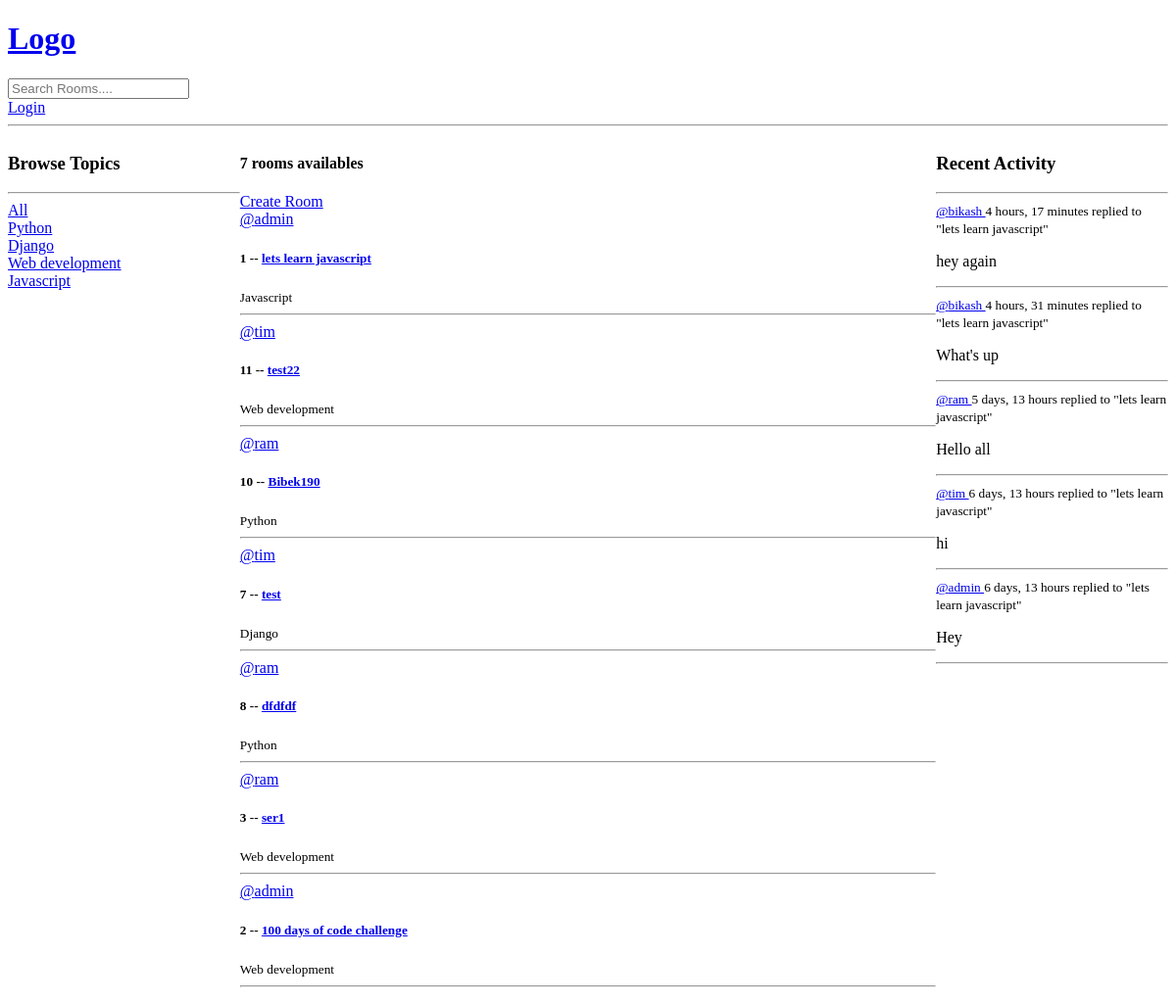
Before: / with the older database file.
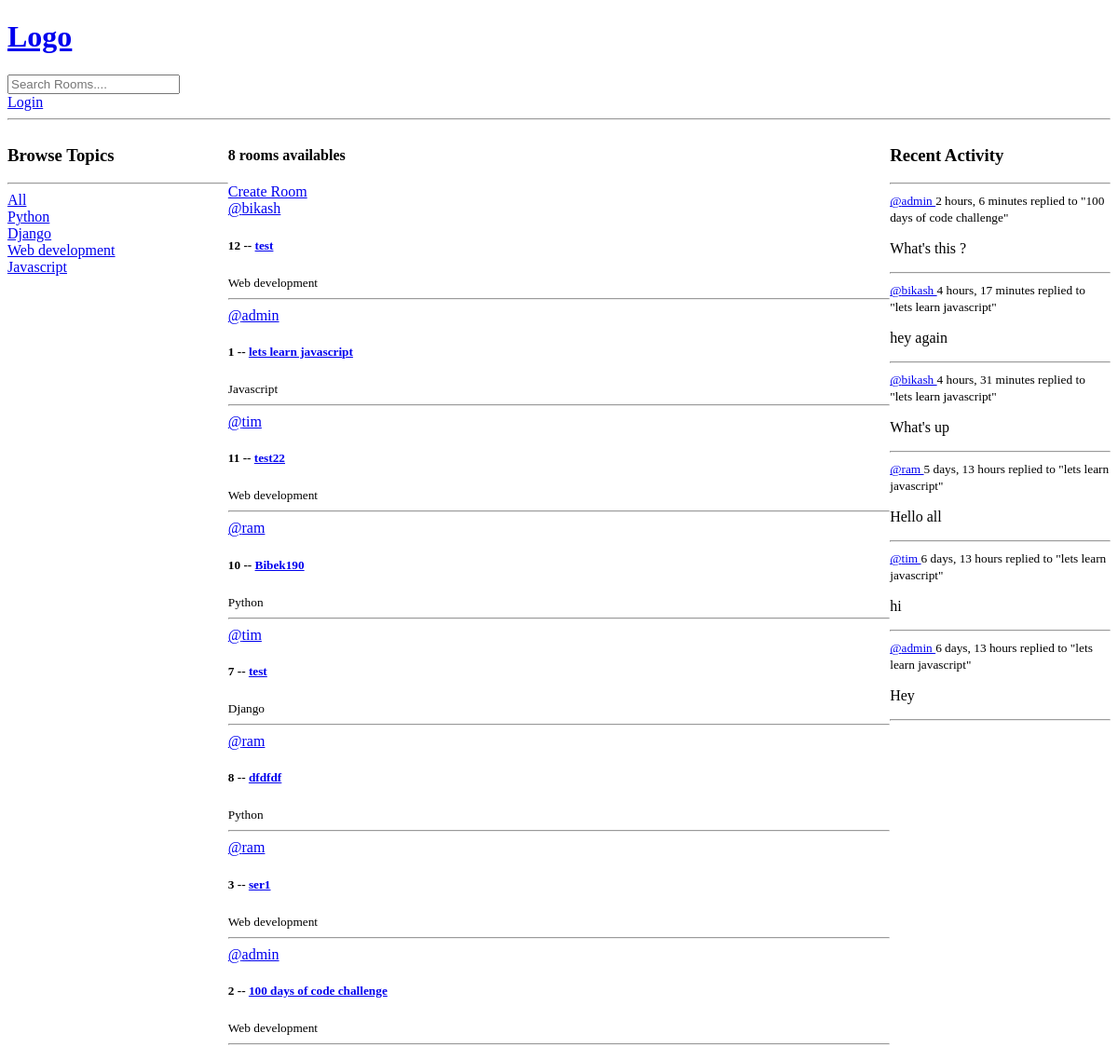
After: the same page with the newer database file.
### base/models.py (models this page shows, shortened)
class Topic(models.Model):
    name = models.CharField(max_length =200)

class Room(models.Model):
    host = models.ForeignKey(User,on_delete=models.SET_NULL,null=True)
    topic =models.ForeignKey(Topic,on_delete=models.SET_NULL,null=True)
    name = models.CharField(max_length=100)
    description = models.TextField(null=True, blank = True)
    participants = models.ManyToManyField(User,related_name='participants',blank=True)
    updated = models.DateTimeField(auto_now=True)
    created = models.DateTimeField(auto_now_add=True)
    class Meta:
        ordering = ['-updated', '-created']
    def __str__(self):
        return self.name

class Message(models.Model):
    user = models.ForeignKey(User,on_delete=models.CASCADE)
    room = models.ForeignKey(Room,on_delete=models.CASCADE)
    body= models.TextField()
    updated = models.DateTimeField(auto_now=True)
    created = models.DateTimeField(auto_now_add=True)
    class Meta:
        ordering = ['-updated', '-created']
    def __str__(self):
        return self.body[0:50]

### base/views.py (the view)
# urls.py: path('', views.home, name="home"),
def home(request):
    q = request.GET.get('q') if request.GET.get("q") != None else ""
    rooms = Room.objects.filter(
        Q(topic__name__icontains= q) |
        Q(name__icontains= q) |
        Q(description__icontains= q)
        )
    topics = Topic.objects.all()
    room_count = rooms.count()
    room_messages = Message.objects.filter(Q(room__topic__name__icontains=q))
    context = {'rooms': rooms,'topics':topics,"room_count":room_count,'room_messages':room_messages}
    return render(request,'base/home.html',context)

### base/templates/base/home.html (shortened to what this page needs)
<!DOCTYPE html>
<html lang="en">
  <head>
  </head>
  <body>
    {% extends 'main.html' %} {% block content %}
    <div class="home-container">
      {% include 'base/topics_component.html' %}
      <div>
        <div>
          <h4>{{room_count}} rooms availables</h4>
          <a href="{%url 'create-room' %}">Create Room</a>
        </div>
        {% include 'base/feed_component.html' %}
      </div>
      <div>{% include 'base/activity_component.html' %}</div>
    </div>
    {% endblock %}

### base/templates/base/topics_component.html
<div>
  <h3>Browse Topics</h3>
  <hr />
  <div>
    <a href="{% url 'home' %}">All</a>
  </div>
  {% for topic in topics %}
  <div>
    <a href="{% url 'home' %}?q={{topic.name}}">{{topic.name}}</a>
  </div>
  {% endfor %}
</div>

### base/templates/base/feed_component.html (shortened to what this page needs)
<div>
  {% for room in rooms %}
  <div>
    <a href="{% url 'user-profile' room.host.id %}">@{{room.host.username}}</a>
    <h5>{{room.id}} -- <a href="{%url 'room' room.id%}">{{room.name}} </a></h5>
    <small>{{room.topic.name}}</small>
    <hr />
  </div>
  {%endfor%}
</div>

### base/templates/base/activity_component.html (shortened to what this page needs)
<h3>Recent Activity</h3>
<hr />
{% for message in room_messages %}
<div>
  <small>
    <a href="{% url 'user-profile' message.user.id %}">@{{message.user}} </a>
    {{message.created|timesince}}
  </small>
  <small>replied to "{{message.room}}"</small>
  <p>{{message}}</p>
  <hr />
</div>
{% endfor %}

Changed rows visible on the page:
added Room: host.username "bikash", id "12", name "test", topic.name "Web development"
added Message: user "admin", created "2 hours, 6 minutes", room "100 days of code challenge", body "What's this ?"
Other visible differences:
{{ room_count }}: "7" → "8"
